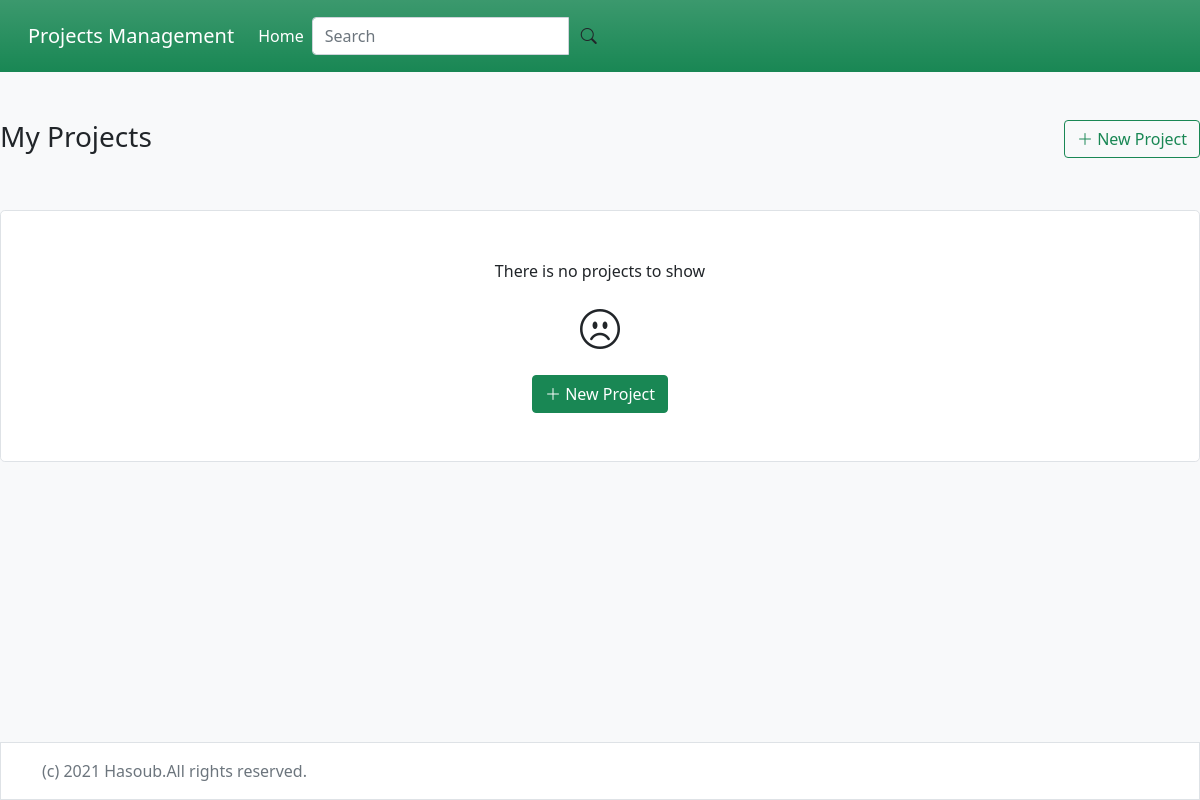
The app's page /, older data.
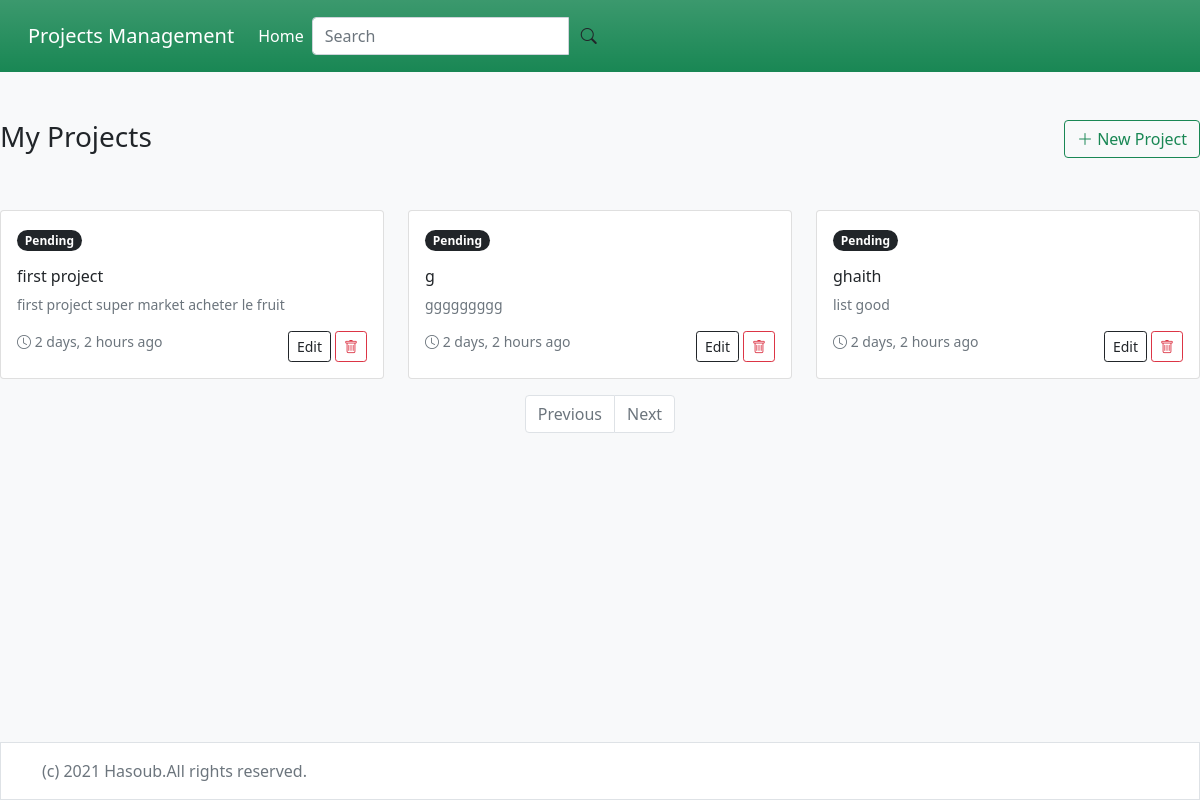
The same page, newer data.
### myapp/models.py (models this page shows, shortened)
class Project(models.Model):
    title = models.CharField(max_length=255)
    description = models.TextField()
    status = models.IntegerField(
        choices = ProjectStatus.choices,
        default = ProjectStatus.PENDING
    )
    created_at = models.DateTimeField(auto_now_add=True)
    update_at = models.DateTimeField(auto_now=True)
    category = models.ForeignKey(Category,on_delete=models.PROTECT)
    user = models.ForeignKey(
        AUTH_USER_MODEL,
        on_delete=models.CASCADE,
        null = True
        )

### myapp/views.py (the view)
# urls.py: path('', views.ProjectListView.as_view(), name='Project_List'),
class ProjectListView(ListView):
    model = models.Project
    template_name = 'project/List.html'
    paginate_by = 6
    def get_queryset(self):
        query_set = super().get_queryset()
        where ={}
        q = self.request.GET.get('q', None)
        if q:
            where['title__icontains'] = q
        return query_set.filter(**where)

### myapp/templates/Project/list.html (shortened to what this page needs)
{% extends "base.html" %} {% load i18n %} {% load humanize %} {% block content %}
<div class="d-flex">
  <h3 class="me-auto">{% trans 'My Projects' %}</h3>
  <div>
    <a href="{% url 'Project_create' %}" class="btn btn-outline-success">
      <i class="bi bi-plus-lg"></i> {% trans 'New Project' %}
    </a>
  </div>
</div>
<div class="row my-5">
  {% for project in object_list %}
  <div class="col-md-4">
    <div class="card mb-3">
      <div class="card-body">
        <p>
          <span class="badge rounded-pill bg-dark"> {{ project.get_status_display }} </span>
        </p>
        <h3 class="card-title fs-6">{{ project.title }}</h3>
        <p class="card-text text-muted small">{{ project.description }}</p>
        <div class="d-flex">
          <span class="me-auto text-muted small">
            <i class="bi bi-clock"></i>
            <time datetime="{{ project.created_at }}"> {{ project.created_at|naturaltime }} </time>
          </span>
          <a href="{% url 'Project_update' project.id %}" class="btn btn-sm btn-outline-dark mx-1">
            {% trans 'Edit' %}
          </a>
          <a href="{% url 'Project_delete' project.id %}" class="btn btn-sm btn-outline-danger">
            <i class="bi bi-trash"></i>
          </a>
        </div>
      </div>
    </div>
  </div>
  {% empty %}
  <div class="col-md-12">
    <div class="h-100 p-5 bg-white border rounded-3 text-center">
      <p>{% trans 'There is no projects to show' %}</p>
      <p>
        <i class="bi bi-emoji-frown fs-1"></i>
      </p>
      <a class="btn btn-success" type="button" href="{% url 'Project_create' %}">
        <i class="bi bi-plus-lg"></i> {% trans 'New Project' %}
      </a>
    </div>
  </div>
  {% endfor %} {% if page_obj.paginator.count > 0 %}
  <div class="d-flex justify-content-center bd-highlight mb-3">
    <nav>
      <ul class="pagination">
        {% if page_obj.has_previous %}
        <li class="page-item">
          <a class="page-link" href="?page={{ page_obj.previous_page_number }}">
            {% trans 'Previous' %}
          </a>
        </li>
        {% else %}
        <li class="page-item disabled">
          <a class="page-link" href="#">{% trans 'Previous' %}</a>
        </li>
        {% endif %} {% if page_obj.has_next %}
        <li class="page-item">
          <a class="page-link" href="?page={{ page_obj.next_page_number }}"> {% trans 'Next' %} </a>
        </li>
        {% else %}
        <li class="page-item disabled">
          <a class="page-link" href="#">{% trans 'Next' %}</a>
        </li>
        {% endif %}
      </ul>
    </nav>
  </div>
  {% endif %}
</div>
{% endblock %}

Row changes from the older to the newer data that the page shows:
added Project: status "Pending", title "first project", description "first project super market acheter le fruit", created_at "2 days, 2 hours ago"
added Project: status "Pending", title "g", description "ggggggggg", created_at "2 days, 2 hours ago"
added Project: status "Pending", title "ghaith", description "list good", created_at "2 days, 2 hours ago"
Text that changed along with them:
text no longer shown: "There is no projects to show New Project"
text now shown: "Previous Next"
